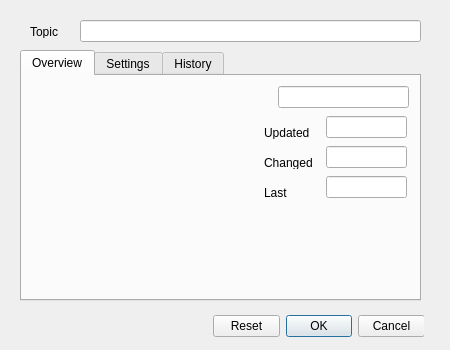
<?xml version="1.0" encoding="UTF-8"?>
<ui version="4.0">
 <class>dialog</class>
 <widget class="QDialog" name="dialog">
  <property name="geometry">
   <rect>
    <x>0</x>
    <y>0</y>
    <width>450</width>
    <height>350</height>
   </rect>
  </property>
  <property name="sizePolicy">
   <sizepolicy hsizetype="Preferred" vsizetype="Preferred">
    <horstretch>0</horstretch>
    <verstretch>0</verstretch>
   </sizepolicy>
  </property>
  <property name="maximumSize">
   <size>
    <width>500</width>
    <height>16777215</height>
   </size>
  </property>
  <property name="windowTitle">
   <string>Edit Feature</string>
  </property>
  <property name="toolTip">
   <string>&lt;html&gt;&lt;head/&gt;&lt;body&gt;&lt;p&gt;Add Feature&lt;/p&gt;&lt;p&gt;&lt;br/&gt;&lt;/p&gt;&lt;/body&gt;&lt;/html&gt;</string>
  </property>
  <property name="text" stdset="0">
   <string>Edit Feature</string>
  </property>
  <widget class="QTabWidget" name="tabWidget">
   <property name="geometry">
    <rect>
     <x>20</x>
     <y>50</y>
     <width>401</width>
     <height>251</height>
    </rect>
   </property>
   <property name="currentIndex">
    <number>0</number>
   </property>
   <widget class="QWidget" name="Overview">
    <attribute name="title">
     <string>Overview</string>
    </attribute>
    <widget class="QLabel" name="labelChanged">
     <property name="geometry">
      <rect>
       <x>242</x>
       <y>80</y>
       <width>56</width>
       <height>13</height>
      </rect>
     </property>
     <property name="text">
      <string>Changed</string>
     </property>
    </widget>
    <widget class="QLineEdit" name="changed">
     <property name="geometry">
      <rect>
       <x>304</x>
       <y>70</y>
       <width>81</width>
       <height>22</height>
      </rect>
     </property>
    </widget>
    <widget class="QLabel" name="imageWidget">
     <property name="geometry">
      <rect>
       <x>10</x>
       <y>0</y>
       <width>200</width>
       <height>200</height>
      </rect>
     </property>
    </widget>
    <widget class="QLineEdit" name="updated">
     <property name="geometry">
      <rect>
       <x>304</x>
       <y>40</y>
       <width>81</width>
       <height>22</height>
      </rect>
     </property>
     <property name="text">
      <string/>
     </property>
    </widget>
    <widget class="QLabel" name="labelUpdated">
     <property name="geometry">
      <rect>
       <x>242</x>
       <y>50</y>
       <width>56</width>
       <height>13</height>
      </rect>
     </property>
     <property name="text">
      <string>Updated</string>
     </property>
    </widget>
    <widget class="QLineEdit" name="name">
     <property name="geometry">
      <rect>
       <x>256</x>
       <y>10</y>
       <width>131</width>
       <height>22</height>
      </rect>
     </property>
    </widget>
    <widget class="QLineEdit" name="last">
     <property name="geometry">
      <rect>
       <x>304</x>
       <y>100</y>
       <width>81</width>
       <height>22</height>
      </rect>
     </property>
    </widget>
    <widget class="QLabel" name="labelLast">
     <property name="geometry">
      <rect>
       <x>242</x>
       <y>110</y>
       <width>56</width>
       <height>13</height>
      </rect>
     </property>
     <property name="text">
      <string>Last</string>
     </property>
    </widget>
   </widget>
   <widget class="QWidget" name="Settings">
    <attribute name="title">
     <string>Settings</string>
    </attribute>
    <widget class="QLabel" name="label_3">
     <property name="geometry">
      <rect>
       <x>70</x>
       <y>50</y>
       <width>301</width>
       <height>71</height>
      </rect>
     </property>
     <property name="text">
      <string/>
     </property>
    </widget>
    <widget class="QPlainTextEdit" name="plainTextEdit">
     <property name="geometry">
      <rect>
       <x>60</x>
       <y>30</y>
       <width>261</width>
       <height>131</height>
      </rect>
     </property>
     <property name="readOnly">
      <bool>true</bool>
     </property>
     <property name="plainText">
      <string>Please edit this device's settings via the DigiSense Topic Manager interface. 

See Plugin Menu for Telemetry Layer-&gt;Configure

Note: all features that share this topic will be updated.
</string>
     </property>
    </widget>
   </widget>
   <widget class="QWidget" name="History">
    <attribute name="title">
     <string>History</string>
    </attribute>
    <widget class="QLabel" name="label_2">
     <property name="geometry">
      <rect>
       <x>30</x>
       <y>30</y>
       <width>56</width>
       <height>13</height>
      </rect>
     </property>
     <property name="text">
      <string>Plot</string>
     </property>
    </widget>
   </widget>
  </widget>
  <widget class="QLineEdit" name="topic">
   <property name="geometry">
    <rect>
     <x>80</x>
     <y>20</y>
     <width>341</width>
     <height>22</height>
    </rect>
   </property>
  </widget>
  <widget class="QLabel" name="label">
   <property name="geometry">
    <rect>
     <x>30</x>
     <y>25</y>
     <width>56</width>
     <height>13</height>
    </rect>
   </property>
   <property name="text">
    <string>Topic</string>
   </property>
  </widget>
  <widget class="QDialogButtonBox" name="buttonBox">
   <property name="geometry">
    <rect>
     <x>213</x>
     <y>310</y>
     <width>211</width>
     <height>32</height>
    </rect>
   </property>
   <property name="standardButtons">
    <set>QDialogButtonBox::Cancel|QDialogButtonBox::Ok|QDialogButtonBox::Reset</set>
   </property>
  </widget>
 </widget>
 <resources/>
 <connections/>
</ui>
